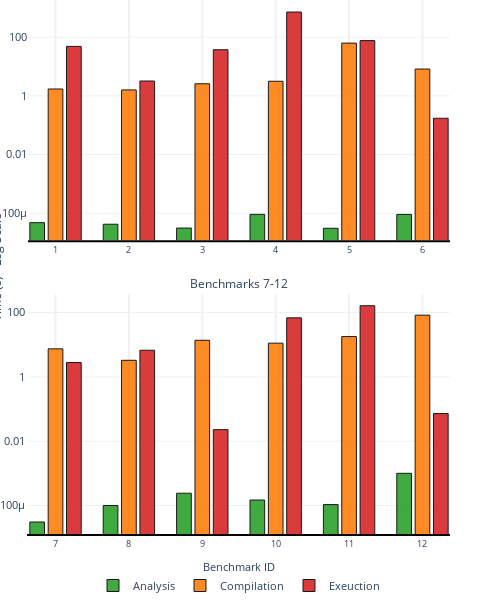

Notebook cell for this chart:
### Code cell
plot_analysis_time()

### Figure 1 — Plotly figure (JSON) as saved in the notebook; plotly's stock layout.template omitted (floating-point values rounded to 4 significant figures)
{"data": [{"customdata": [1, 2, 3, 4, 5, 6], "hovertemplate": "Benchmark: %{customdata}<br>Metric: Analysis<br>Time: %{y:.3f}s<br><extra></extra>", "marker": {"color": "#2ca02c", "line": {"color": "black", "width": 1}}, "name": "Analysis", "opacity": 0.9, "showlegend": true, "type": "bar", "width": 0.8, "x": [0, 4, 8, 12, 16, 20], "xaxis": "x", "y": [4.771e-05, 4.216e-05, 3.125e-05, 9.152e-05, 3.065e-05, 9.117e-05], "yaxis": "y"}, {"customdata": [1, 2, 3, 4, 5, 6], "hovertemplate": "Benchmark: %{customdata}<br>Metric: Compilation Time<br>Time: %{y:.3f}s<br><extra></extra>", "marker": {"color": "#ff7f0e", "line": {"color": "black", "width": 1}}, "name": "Compilation", "opacity": 0.9, "showlegend": true, "type": "bar", "width": 0.8, "x": [1, 5, 9, 13, 17, 21], "xaxis": "x", "y": [1.717, 1.597, 2.588, 3.153, 62.91, 8.215], "yaxis": "y"}, {"customdata": [1, 2, 3, 4, 5, 6], "hovertemplate": "Benchmark: %{customdata}<br>Metric: Runtime<br>Time: %{y:.3f}s<br><extra></extra>", "marker": {"color": "#d62728", "line": {"color": "black", "width": 1}}, "name": "Exeuction", "opacity": 0.9, "showlegend": true, "type": "bar", "width": 0.8, "x": [2, 6, 10, 14, 18, 22], "xaxis": "x", "y": [48.62, 3.212, 37.4, 722.2, 76.47, 0.1727], "yaxis": "y"}, {"customdata": [7, 8, 9, 10, 11, 12], "hovertemplate": "Benchmark: %{customdata}<br>Metric: Analysis<br>Time: %{y:.3f}s<br><extra></extra>", "marker": {"color": "#2ca02c", "line": {"color": "black", "width": 1}}, "name": "Analysis", "opacity": 0.9, "showlegend": false, "type": "bar", "width": 0.8, "x": [0, 4, 8, 12, 16, 20], "xaxis": "x2", "y": [3.085e-05, 0.0001001, 0.000242, 0.0001486, 0.0001071, 0.001007], "yaxis": "y2"}, {"customdata": [7, 8, 9, 10, 11, 12], "hovertemplate": "Benchmark: %{customdata}<br>Metric: Compilation Time<br>Time: %{y:.3f}s<br><extra></extra>", "marker": {"color": "#ff7f0e", "line": {"color": "black", "width": 1}}, "name": "Compilation", "opacity": 0.9, "showlegend": false, "type": "bar", "width": 0.8, "x": [1, 5, 9, 13, 17, 21], "xaxis": "x2", "y": [7.45, 3.284, 13.76, 11.2, 17.94, 83.05], "yaxis": "y2"}, {"customdata": [7, 8, 9, 10, 11, 12], "hovertemplate": "Benchmark: %{customdata}<br>Metric: Runtime<br>Time: %{y:.3f}s<br><extra></extra>", "marker": {"color": "#d62728", "line": {"color": "black", "width": 1}}, "name": "Exeuction", "opacity": 0.9, "showlegend": false, "type": "bar", "width": 0.8, "x": [2, 6, 10, 14, 18, 22], "xaxis": "x2", "y": [2.806, 6.741, 0.02293, 68.52, 163.5, 0.07249], "yaxis": "y2"}], "layout": {"annotations": [{"font": {"size": 12}, "showarrow": false, "text": "Benchmarks 1-6", "x": 0.5, "xanchor": "center", "xref": "paper", "y": 1, "yanchor": "bottom", "yref": "paper"}, {"font": {"size": 12}, "showarrow": false, "text": "Benchmarks 7-12", "x": 0.5, "xanchor": "center", "xref": "paper", "y": 0.45, "yanchor": "bottom", "yref": "paper"}, {"font": {"size": 12}, "showarrow": false, "text": "Time (s) - Log Scale", "textangle": -90, "x": -0.1, "xref": "paper", "y": 0.5, "yref": "paper"}], "font": {"size": 9}, "height": 600, "hovermode": "closest", "legend": {"font": {"size": 11}, "itemsizing": "trace", "orientation": "h", "x": 0.5, "xanchor": "center", "y": -0.07, "yanchor": "top"}, "margin": {"b": 0, "l": 0, "r": 50, "t": 0}, "paper_bgcolor": "white", "plot_bgcolor": "white", "title": {"font": {"color": "#2c3e50", "size": 14}, "x": 0.5, "xanchor": "center", "y": 0.95}, "width": 500, "xaxis": {"anchor": "y", "domain": [0, 1], "gridcolor": "#f0f0f0", "gridwidth": 2, "linecolor": "black", "linewidth": 2, "showgrid": true, "tickfont": {"size": 9}, "ticktext": ["1", "2", "3", "4", "5", "6"], "tickvals": [1, 5, 9, 13, 17, 21], "title": {"text": ""}}, "xaxis2": {"anchor": "y2", "domain": [0, 1], "gridcolor": "#f0f0f0", "gridwidth": 2, "linecolor": "black", "linewidth": 2, "showgrid": true, "tickfont": {"size": 9}, "ticktext": ["7", "8", "9", "10", "11", "12"], "tickvals": [1, 5, 9, 13, 17, 21], "title": {"text": "Benchmark ID"}}, "yaxis": {"anchor": "x", "domain": [0.55, 1], "gridcolor": "#f0f0f0", "gridwidth": 1, "showgrid": true, "tickfont": {"size": 11}, "title": {"font": {"size": 12}}, "type": "log"}, "yaxis2": {"anchor": "x2", "domain": [0, 0.45], "gridcolor": "#f0f0f0", "gridwidth": 1, "linewidth": 1, "showgrid": true, "tickfont": {"size": 11}, "title": {"font": {"size": 12}}, "type": "log"}}}
